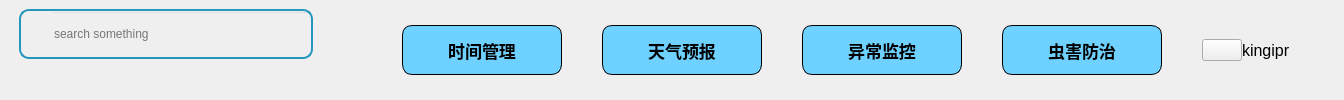
        <widget class="QWidget" name="headerFrame" native="true">
         <layout class="QHBoxLayout" name="horizontalLayout_2">
          <property name="spacing">
           <number>0</number>
          </property>
          <property name="leftMargin">
           <number>0</number>
          </property>
          <property name="topMargin">
           <number>0</number>
          </property>
          <property name="rightMargin">
           <number>0</number>
          </property>
          <property name="bottomMargin">
           <number>0</number>
          </property>
          <item alignment="Qt::AlignLeft">
           <widget class="QWidget" name="widget" native="true">
            <layout class="QHBoxLayout" name="horizontalLayout_3">
             <property name="spacing">
              <number>0</number>
             </property>
             <property name="leftMargin">
              <number>0</number>
             </property>
             <property name="topMargin">
              <number>0</number>
             </property>
             <property name="rightMargin">
              <number>0</number>
             </property>
             <property name="bottomMargin">
              <number>0</number>
             </property>
             <item>
              <spacer name="horizontalSpacer">
               <property name="orientation">
                <enum>Qt::Horizontal</enum>
               </property>
               <property name="sizeHint" stdset="0">
                <size>
                 <width>10</width>
                 <height>20</height>
                </size>
               </property>
              </spacer>
             </item>
            </layout>
           </widget>
          </item>
          <item alignment="Qt::AlignHCenter|Qt::AlignTop">
           <widget class="QWidget" name="widget_2" native="true">
            <property name="minimumSize">
             <size>
              <width>260</width>
              <height>0</height>
             </size>
            </property>
            <property name="maximumSize">
             <size>
              <width>500</width>
              <height>16777215</height>
             </size>
            </property>
            <layout class="QHBoxLayout" name="horizontalLayout_4">
             <item>
              <widget class="QFrame" name="searchFrame">
               <property name="minimumSize">
                <size>
                 <width>220</width>
                 <height>50</height>
                </size>
               </property>
               <property name="styleSheet">
                <string notr="true">#searchFrame{

border-radius: 10px;
border: 2px solid #2596be;

}
</string>
               </property>
               <property name="frameShape">
                <enum>QFrame::StyledPanel</enum>
               </property>
               <property name="frameShadow">
                <enum>QFrame::Raised</enum>
               </property>
               <layout class="QHBoxLayout" name="horizontalLayout_5">
                <property name="spacing">
                 <number>0</number>
                </property>
                <property name="leftMargin">
                 <number>0</number>
                </property>
                <property name="topMargin">
                 <number>0</number>
                </property>
                <property name="rightMargin">
                 <number>0</number>
                </property>
                <property name="bottomMargin">
                 <number>0</number>
                </property>
                <item>
                 <widget class="QLabel" name="label_2">
                  <property name="minimumSize">
                   <size>
                    <width>30</width>
                    <height>30</height>
                   </size>
                  </property>
                  <property name="maximumSize">
                   <size>
                    <width>30</width>
                    <height>30</height>
                   </size>
                  </property>
                  <property name="text">
                   <string/>
                  </property>
                  <property name="pixmap">
                   <pixmap>:/img/imag/blue/search.svg</pixmap>
                  </property>
                  <property name="scaledContents">
                   <bool>true</bool>
                  </property>
                 </widget>
                </item>
                <item>
                 <widget class="QLineEdit" name="lineEdit">
                  <property name="minimumSize">
                   <size>
                    <width>260</width>
                    <height>46</height>
                   </size>
                  </property>
                  <property name="styleSheet">
                   <string notr="true">#lineEdit{
	
	background: transparent;
}</string>
                  </property>
                  <property name="placeholderText">
                   <string>search something</string>
                  </property>
                 </widget>
                </item>
               </layout>
              </widget>
             </item>
            </layout>
           </widget>
          </item>
          <item>
           <spacer name="horizontalSpacer_7">
            <property name="orientation">
             <enum>Qt::Horizontal</enum>
            </property>
            <property name="sizeHint" stdset="0">
             <size>
              <width>40</width>
              <height>20</height>
             </size>
            </property>
           </spacer>
          </item>
          <item>
           <spacer name="horizontalSpacer_6">
            <property name="orientation">
             <enum>Qt::Horizontal</enum>
            </property>
            <property name="sizeHint" stdset="0">
             <size>
              <width>40</width>
              <height>20</height>
             </size>
            </property>
           </spacer>
          </item>
          <item>
           <widget class="QPushButton" name="B1">
            <property name="minimumSize">
             <size>
              <width>160</width>
              <height>50</height>
             </size>
            </property>
            <property name="font">
             <font>
              <pointsize>13</pointsize>
              <weight>75</weight>
              <bold>true</bold>
             </font>
            </property>
            <property name="styleSheet">
             <string notr="true">#B1{
	background-color: rgb(110, 209, 255);
	color: rgb(0, 0, 0);
	border:1px solid rgb(0,0,0);
	border-radius:10px;
	Width:60;
Height:36
}
#B1:hover {
	background-color: rgb(255, 255, 255);
	color: rgb(0, 0, 0);
}
#B1:pressed {
	padding-top:3px;
	padding-left:3px;
}


</string>
            </property>
            <property name="text">
             <string>时间管理</string>
            </property>
            <property name="icon">
             <iconset resource="res.qrc">
              <normaloff>:/pic/imag/time.png</normaloff>:/pic/imag/time.png</iconset>
            </property>
            <property name="iconSize">
             <size>
              <width>20</width>
              <height>20</height>
             </size>
            </property>
           </widget>
          </item>
          <item>
           <spacer name="horizontalSpacer_5">
            <property name="orientation">
             <enum>Qt::Horizontal</enum>
            </property>
            <property name="sizeHint" stdset="0">
             <size>
              <width>40</width>
              <height>20</height>
             </size>
            </property>
           </spacer>
          </item>
          <item>
           <widget class="QPushButton" name="B2">
            <property name="minimumSize">
             <size>
              <width>160</width>
              <height>50</height>
             </size>
            </property>
            <property name="font">
             <font>
              <pointsize>13</pointsize>
              <weight>75</weight>
              <bold>true</bold>
             </font>
            </property>
            <property name="styleSheet">
             <string notr="true">#B2{
	background-color: rgb(110, 209, 255);
	color: rgb(0, 0, 0);
	border:1px solid rgb(0,0,0);
	border-radius:10px;
	Width:60;
Height:36
}
#B2:hover {
	background-color: rgb(255, 255, 255);
	color: rgb(0, 0, 0);
}
#B2:pressed {
	padding-top:3px;
	padding-left:3px;
}


</string>
            </property>
            <property name="text">
             <string>天气预报</string>
            </property>
            <property name="icon">
             <iconset resource="res.qrc">
              <normaloff>:/pic/imag/wether.png</normaloff>:/pic/imag/wether.png</iconset>
            </property>
            <property name="iconSize">
             <size>
              <width>20</width>
              <height>20</height>
             </size>
            </property>
           </widget>
          </item>
          <item>
           <spacer name="horizontalSpacer_9">
            <property name="orientation">
             <enum>Qt::Horizontal</enum>
            </property>
            <property name="sizeHint" stdset="0">
             <size>
              <width>40</width>
              <height>20</height>
             </size>
            </property>
           </spacer>
          </item>
          <item>
           <widget class="QPushButton" name="B3">
            <property name="minimumSize">
             <size>
              <width>160</width>
              <height>50</height>
             </size>
            </property>
            <property name="font">
             <font>
              <pointsize>13</pointsize>
              <weight>75</weight>
              <bold>true</bold>
             </font>
            </property>
            <property name="styleSheet">
             <string notr="true">#B3{
	background-color: rgb(110, 209, 255);
	color: rgb(0, 0, 0);
	border:1px solid rgb(0,0,0);
	border-radius:10px;
	Width:60;
Height:36
}
#B3:hover {
	background-color: rgb(255, 255, 255);
	color: rgb(0, 0, 0);
}
#B3:pressed {
	padding-top:3px;
	padding-left:3px;
}


</string>
            </property>
            <property name="text">
             <string>异常监控</string>
            </property>
            <property name="icon">
             <iconset resource="res.qrc">
              <normaloff>:/pic/imag/7.png</normaloff>:/pic/imag/7.png</iconset>
            </property>
            <property name="iconSize">
             <size>
              <width>20</width>
              <height>20</height>
             </size>
            </property>
           </widget>
          </item>
          <item>
           <spacer name="horizontalSpacer_10">
            <property name="orientation">
             <enum>Qt::Horizontal</enum>
            </property>
            <property name="sizeHint" stdset="0">
             <size>
              <width>40</width>
              <height>20</height>
             </size>
            </property>
           </spacer>
          </item>
          <item>
           <widget class="QPushButton" name="B4">
            <property name="minimumSize">
             <size>
              <width>160</width>
              <height>50</height>
             </size>
            </property>
            <property name="font">
             <font>
              <pointsize>13</pointsize>
              <weight>75</weight>
              <bold>true</bold>
             </font>
            </property>
            <property name="styleSheet">
             <string notr="true">#B4{
	background-color: rgb(110, 209, 255);
	color: rgb(0, 0, 0);
	border:1px solid rgb(0,0,0);
	border-radius:10px;
	Width:60;
Height:36
}
#B4:hover {
	background-color: rgb(255, 255, 255);
	color: rgb(0, 0, 0);
}
#B4:pressed {
	padding-top:3px;
	padding-left:3px;
}


</string>
            </property>
            <property name="text">
             <string>虫害防治</string>
            </property>
            <property name="icon">
             <iconset resource="res.qrc">
              <normaloff>:/pic/imag/pest.png</normaloff>:/pic/imag/pest.png</iconset>
            </property>
            <property name="iconSize">
             <size>
              <width>20</width>
              <height>20</height>
             </size>
            </property>
           </widget>
          </item>
          <item>
           <spacer name="horizontalSpacer_8">
            <property name="orientation">
             <enum>Qt::Horizontal</enum>
            </property>
            <property name="sizeHint" stdset="0">
             <size>
              <width>40</width>
              <height>20</height>
             </size>
            </property>
           </spacer>
          </item>
          <item>
           <widget class="QPushButton" name="accountBtn">
            <property name="text">
             <string/>
            </property>
            <property name="icon">
             <iconset resource="res.qrc">
              <normaloff>:/pic/imag/user.png</normaloff>:/pic/imag/user.png</iconset>
            </property>
            <property name="iconSize">
             <size>
              <width>36</width>
              <height>36</height>
             </size>
            </property>
            <property name="shortcut">
             <string/>
            </property>
           </widget>
          </item>
          <item>
           <widget class="QLabel" name="label_5">
            <property name="font">
             <font>
              <pointsize>12</pointsize>
             </font>
            </property>
            <property name="text">
             <string>kingipr</string>
            </property>
           </widget>
          </item>
          <item>
           <spacer name="horizontalSpacer_11">
            <property name="orientation">
             <enum>Qt::Horizontal</enum>
            </property>
            <property name="sizeHint" stdset="0">
             <size>
              <width>40</width>
              <height>20</height>
             </size>
            </property>
           </spacer>
          </item>
          <item>
           <spacer name="horizontalSpacer_2">
            <property name="orientation">
             <enum>Qt::Horizontal</enum>
            </property>
            <property name="sizeType">
             <enum>QSizePolicy::Fixed</enum>
            </property>
            <property name="sizeHint" stdset="0">
             <size>
              <width>13</width>
              <height>20</height>
             </size>
            </property>
           </spacer>
          </item>
          <item alignment="Qt::AlignRight">
           <widget class="QWidget" name="widget_3" native="true">
            <layout class="QHBoxLayout" name="horizontalLayout_6">
             <property name="spacing">
              <number>0</number>
             </property>
             <property name="leftMargin">
              <number>0</number>
             </property>
             <property name="topMargin">
              <number>0</number>
             </property>
             <property name="rightMargin">
              <number>0</number>
             </property>
             <property name="bottomMargin">
              <number>0</number>
             </property>
            </layout>
           </widget>
          </item>
         </layout>
        </widget>
